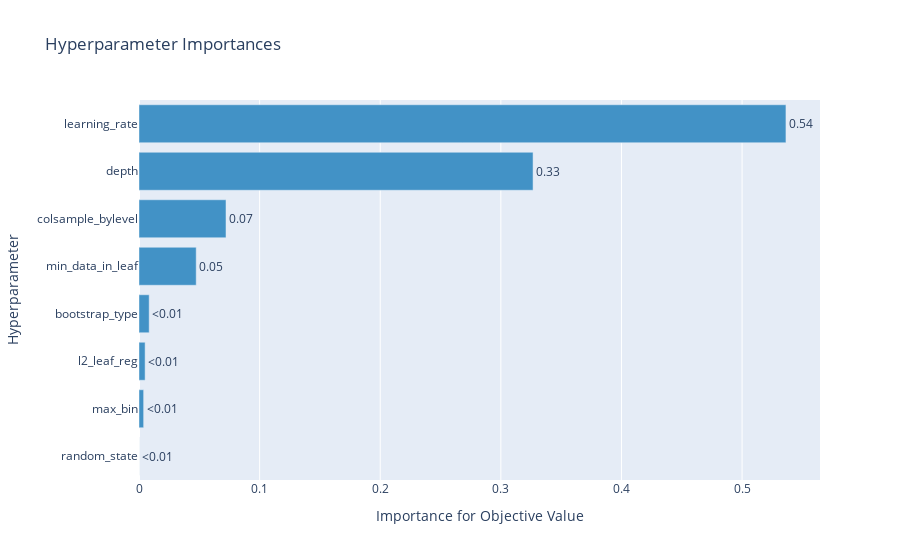

Notebook code for this chart:
### Code cell
optuna.visualization.plot_param_importances(study)

### Figure 1 — Plotly figure (JSON) as saved in the notebook; plotly's stock layout.template omitted (floating-point values rounded to 4 significant figures)
{"data": [{"cliponaxis": false, "hovertemplate": ["random_state (CategoricalDistribution): 0.0<extra></extra>", "max_bin (IntDistribution): 0.003850702844756275<extra></extra>", "l2_leaf_reg (FloatDistribution): 0.0050680956622588666<extra></extra>", "bootstrap_type (CategoricalDistribution): 0.008441034376224319<extra></extra>", "min_data_in_leaf (IntDistribution): 0.04742545933678695<extra></extra>", "colsample_bylevel (FloatDistribution): 0.07213465768456892<extra></extra>", "depth (IntDistribution): 0.3267053399282341<extra></extra>", "learning_rate (FloatDistribution): 0.5363747101671705<extra></extra>"], "marker": {"color": "rgb(66,146,198)"}, "orientation": "h", "text": ["<0.01", "<0.01", "<0.01", "<0.01", "0.05", "0.07", "0.33", "0.54"], "textposition": "outside", "type": "bar", "x": [0, 0.003851, 0.005068, 0.008441, 0.04743, 0.07213, 0.3267, 0.5364], "y": ["random_state", "max_bin", "l2_leaf_reg", "bootstrap_type", "min_data_in_leaf", "colsample_bylevel", "depth", "learning_rate"]}], "layout": {"showlegend": false, "title": {"text": "Hyperparameter Importances"}, "xaxis": {"title": {"text": "Importance for Objective Value"}}, "yaxis": {"title": {"text": "Hyperparameter"}}}}
